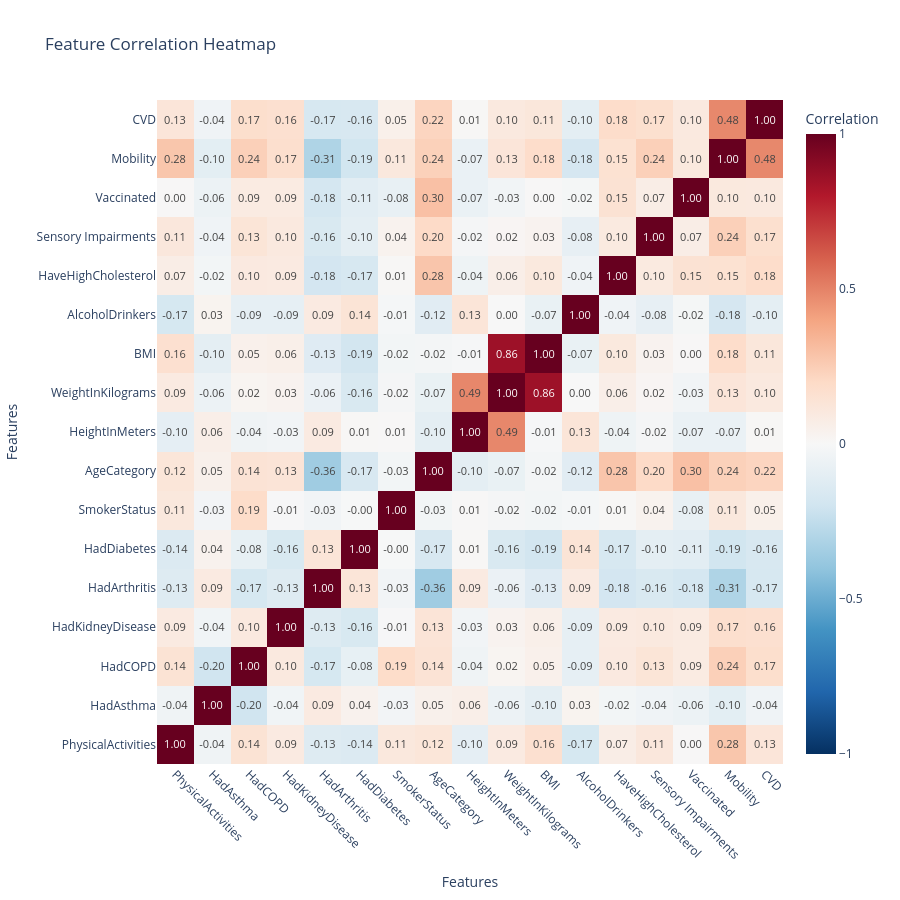

Notebook code cell kept with this figure:
### Code cell
fig: Figure = correlation_matrix(df, ["Sex"])
fig.show()

### Figure 1 — Plotly figure (JSON) as saved in the notebook; plotly's stock layout.template omitted (floating-point values rounded to 4 significant figures; data arrays with more than 128 entries replaced by an {"elided": "..."} marker saying what was removed)
{"data": [{"colorbar": {"title": {"text": "Correlation"}}, "colorscale": [[0, "rgb(103,0,31)"], [0.1, "rgb(178,24,43)"], [0.2, "rgb(214,96,77)"], [0.3, "rgb(244,165,130)"], [0.4, "rgb(253,219,199)"], [0.5, "rgb(247,247,247)"], [0.6, "rgb(209,229,240)"], [0.7, "rgb(146,197,222)"], [0.8, "rgb(67,147,195)"], [0.9, "rgb(33,102,172)"], [1, "rgb(5,48,97)"]], "reversescale": true, "text": {"elided": "17x17 str values"}, "texttemplate": "%{text}", "type": "heatmap", "x": ["PhysicalActivities", "HadAsthma", "HadCOPD", "HadKidneyDisease", "HadArthritis", "HadDiabetes", "SmokerStatus", "AgeCategory", "HeightInMeters", "WeightInKilograms", "BMI", "AlcoholDrinkers", "HaveHighCholesterol", "Sensory Impairments", "Vaccinated", "Mobility", "CVD"], "y": ["PhysicalActivities", "HadAsthma", "HadCOPD", "HadKidneyDisease", "HadArthritis", "HadDiabetes", "SmokerStatus", "AgeCategory", "HeightInMeters", "WeightInKilograms", "BMI", "AlcoholDrinkers", "HaveHighCholesterol", "Sensory Impairments", "Vaccinated", "Mobility", "CVD"], "z": {"elided": "17x17 float values"}, "zmax": 1, "zmin": -1}], "layout": {"height": 900, "title": {"text": "Feature Correlation Heatmap"}, "width": 900, "xaxis": {"tickangle": 45, "title": {"text": "Features"}}, "yaxis": {"title": {"text": "Features"}}}}
